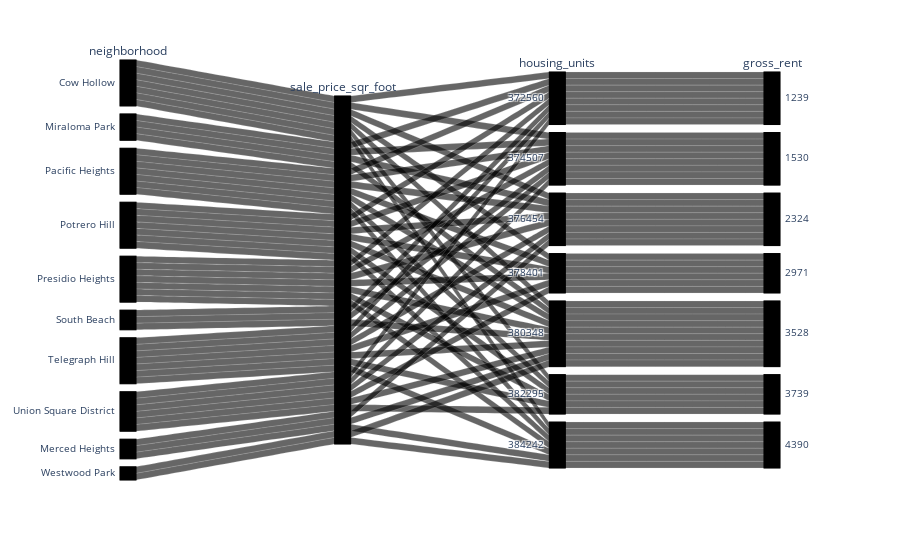

The code cell stored with this chart in its notebook:
### Markdown cell above
### Create a parallel coordinates plot and parallel categories plot of most expensive neighborhoods in San Francisco per year

### Code cell
# Parallel Categories Plot
px.parallel_categories(sfo_expensive, 
                       color="sale_price_sqr_foot", 
                       color_continuous_scale=px.colors.sequential.Inferno,width=1200)

### Figure 1 — Plotly figure (JSON) as saved in the notebook; plotly's stock layout.template omitted (floating-point values rounded to 4 significant figures)
{"data": [{"dimensions": [{"label": "neighborhood", "values": ["Cow Hollow", "Miraloma Park", "Pacific Heights", "Potrero Hill", "Presidio Heights", "South Beach", "Telegraph Hill", "Union Square District", "Cow Hollow", "Miraloma Park", "Pacific Heights", "Potrero Hill", "Presidio Heights", "South Beach", "Telegraph Hill", "Union Square District", "Cow Hollow", "Merced Heights", "Miraloma Park", "Pacific Heights", "Potrero Hill", "Presidio Heights", "Telegraph Hill", "Union Square District", "Cow Hollow", "Pacific Heights", "Potrero Hill", "Presidio Heights", "Telegraph Hill", "Union Square District", "Cow Hollow", "Merced Heights", "Miraloma Park", "Pacific Heights", "Potrero Hill", "Presidio Heights", "South Beach", "Telegraph Hill", "Union Square District", "Westwood Park", "Cow Hollow", "Pacific Heights", "Potrero Hill", "Presidio Heights", "Telegraph Hill", "Union Square District", "Cow Hollow", "Merced Heights", "Pacific Heights", "Potrero Hill", "Presidio Heights", "Telegraph Hill", "Westwood Park"]}, {"label": "sale_price_sqr_foot", "values": [null, null, null, null, null, null, null, null, null, null, null, null, null, null, null, null, null, null, null, null, null, null, null, null, null, null, null, null, null, null, null, null, null, null, null, null, null, null, null, null, null, null, null, null, null, null, null, null, null, null, null, null, null]}, {"label": "housing_units", "values": [372560, 372560, 372560, 372560, 372560, 372560, 372560, 372560, 374507, 374507, 374507, 374507, 374507, 374507, 374507, 374507, 376454, 376454, 376454, 376454, 376454, 376454, 376454, 376454, 378401, 378401, 378401, 378401, 378401, 378401, 380348, 380348, 380348, 380348, 380348, 380348, 380348, 380348, 380348, 380348, 382295, 382295, 382295, 382295, 382295, 382295, 384242, 384242, 384242, 384242, 384242, 384242, 384242]}, {"label": "gross_rent", "values": [1239, 1239, 1239, 1239, 1239, 1239, 1239, 1239, 1530, 1530, 1530, 1530, 1530, 1530, 1530, 1530, 2324, 2324, 2324, 2324, 2324, 2324, 2324, 2324, 2971, 2971, 2971, 2971, 2971, 2971, 3528, 3528, 3528, 3528, 3528, 3528, 3528, 3528, 3528, 3528, 3739, 3739, 3739, 3739, 3739, 3739, 4390, 4390, 4390, 4390, 4390, 4390, 4390]}], "domain": {"x": [0, 1], "y": [0, 1]}, "line": {"color": [null, null, null, null, null, null, null, null, null, null, null, null, null, null, null, null, null, null, null, null, null, null, null, null, null, null, null, null, null, null, null, null, null, null, null, null, null, null, null, null, null, null, null, null, null, null, null, null, null, null, null, null, null], "coloraxis": "coloraxis"}, "name": "", "type": "parcats"}], "layout": {"autosize": true, "coloraxis": {"colorbar": {"title": {"text": "sale_price_sqr_foot"}}, "colorscale": [[0, "#000004"], [0.1111, "#1b0c41"], [0.2222, "#4a0c6b"], [0.3333, "#781c6d"], [0.4444, "#a52c60"], [0.5556, "#cf4446"], [0.6667, "#ed6925"], [0.7778, "#fb9b06"], [0.8889, "#f7d13d"], [1, "#fcffa4"]]}, "legend": {"tracegroupgap": 0}, "margin": {"t": 60}}}
